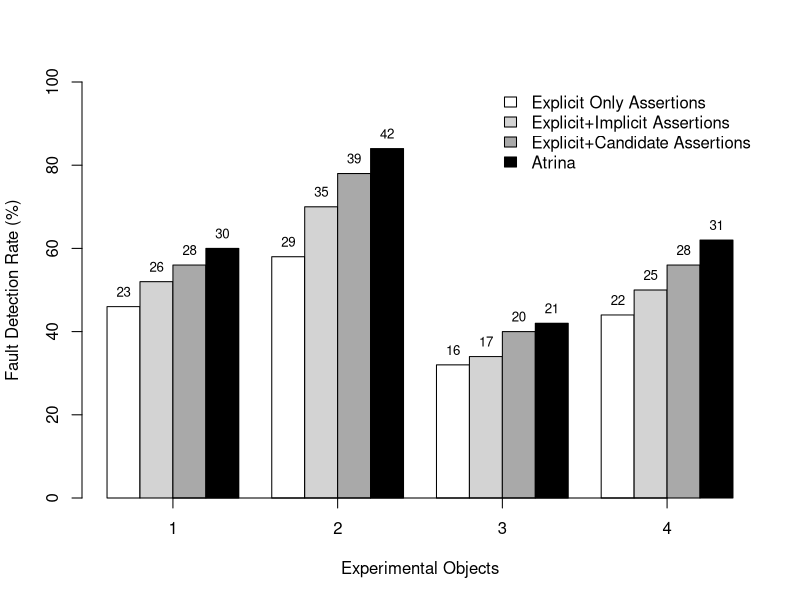

The R source for this figure:
data <- read.csv(file="../data/assertionTypeFaultDetec.txt", header=T)

pdf("assertionTypeFaultDetec.pdf")

x <- data$appId

#manualY<-data$manual
expY<-data$exp
implExpY<-data$implExp
candidExpY<-data$candidExp
atrinaY<-data$atrina


expNoFd <- data$expNoFd
implExpNoFd <- data$implExpNoFd
candidExpNoFd <- data$candidExpNoFd
atrinaNoFd <- data$atrinaNoFd

height <- rbind(expY, implExpY, candidExpY, atrinaY)
length <- rbind(expNoFd, implExpNoFd, candidExpNoFd, atrinaNoFd )



#colors <- grey.colors(3, start = 0.8, end = 0.4, gamma = 2.2)

colors<-c("white", "lightgray", "darkgray", "black")

mp <- barplot(height, beside = TRUE, 
ylim = c(0, 100), ylab="Fault Detection Rate (%)", xlab="Experimental Objects", col=colors)
text(mp, height, labels = format(length, 3), pos = 3, cex = .80)


myaxis <- c(3, 8, 13, 18)
myaxislab <- c(1, 2, 3, 4)  

labels <- c('Explicit Only Assertions', 'Explicit+Implicit Assertions', 'Explicit+Candidate Assertions', 'Atrina')
#inset <- c(0.1, 0.1)
axis(1, at = myaxis, labels = myaxislab, cex.axis = 1)
legend("topright", labels, fill=colors, bty="n")
dev.off()
